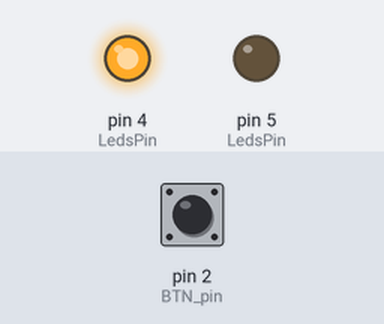
This sketch was run on a simulated Arduino Uno, built with avr-gcc and run on an emulated ATmega328P. On the bench: output pins drawn as LEDs (lit = HIGH). The test bench sets the inputs (shaded band); at power-on: pin 2 (BTN_pin) HIGH.

Above: at 0.1 s.
At 1.1 s:
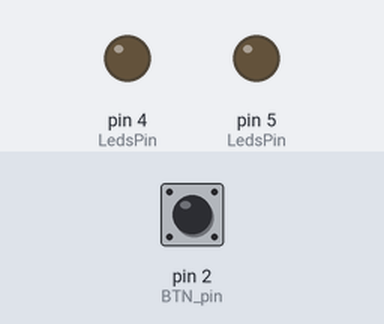
Timing chart, 0 to 2.6 s (numbered marks = the images above):
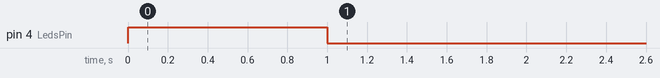

Measured:
- by itself, pin 4 (LedsPin): HIGH → LOW at 1.0 s

The sketch:

Catch_the_light.ino
```cpp
//לחיצה על כפתור אדום מדליקה נורה אדומה
// לחיצה נוספת - מכבה אותה
// כפתור ירוק משפיע באותה צורה על נורה ירוקה

#define NUMBER_OF_LEDS 2

#define BTN_pin 2
#define LedR 4
#define LedG 5

unsigned long current_time;
unsigned long LastPressTime;

int  LedsPin[NUMBER_OF_LEDS]={LedR,LedG};
bool LedIsOn[NUMBER_OF_LEDS];
void setup() {
  Serial.begin(9600);
  pinMode(BTN_pin,INPUT_PULLUP);
  for(int k = 0; k<NUMBER_OF_LEDS; k++){
    pinMode(LedsPin[k],OUTPUT);
    TurnLedOFF(k);
  }

  LastPressTime=millis();

  StartLedBlink();
}

int CurrBtn;
int LastBtn;
void loop() {
  CurrBtn=digitalRead(BTN_pin);

  if((CurrBtn == LOW) && (LastBtn == HIGH)&&(millis() - LastPressTime > 50)){
    LastPressTime=millis();
    ToggleLed(0);
  }


  LastBtn=CurrBtn;

  CheckIfLedIsDone();

}
void ToggleLed(int chnl){
  if(LedIsOn[chnl]){
    TurnLedOFF(chnl);
  } else {
    TurnLedOn(chnl);
  }
}
void TurnLedOn(int chnl){
  LedIsOn[chnl] = true;
  digitalWrite(LedsPin[chnl],HIGH);
}
void TurnLedOFF(int chnl){
  LedIsOn[chnl]=false;
  digitalWrite(LedsPin[chnl],LOW);
}

unsigned long LedStartTime;
void StartLedBlink(){
  LedStartTime = millis();
  TurnLedOn(0);
}
void CheckIfLedIsDone(){
  if(millis() - LedStartTime >= 1000){
    TurnLedOFF(0);
  }
}
```
